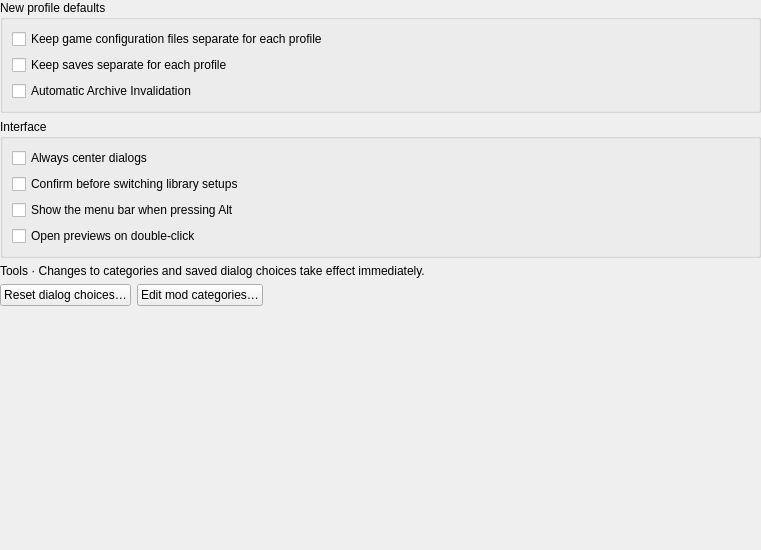
         <widget class="QWidget" name="generalScrollAreaWidgetContents">
          <property name="geometry">
           <rect>
            <x>0</x>
            <y>0</y>
            <width>761</width>
            <height>550</height>
           </rect>
          </property>
          <property name="autoFillBackground">
           <bool>false</bool>
          </property>
          <layout class="QVBoxLayout" name="verticalLayout_8">
           <property name="leftMargin">
            <number>0</number>
           </property>
           <property name="topMargin">
            <number>0</number>
           </property>
           <property name="rightMargin">
            <number>0</number>
           </property>
           <property name="bottomMargin">
            <number>0</number>
           </property>
           <item>
            <widget class="QGroupBox" name="groupBox_8">
             <layout class="QVBoxLayout" name="verticalLayout_11">
              <item>
               <widget class="QCheckBox" name="localINIs">
                <property name="text">
                 <string>Keep game configuration files separate for each profile</string>
                </property>
               </widget>
              </item>
              <item>
               <widget class="QCheckBox" name="localSaves">
                <property name="text">
                 <string>Keep saves separate for each profile</string>
                </property>
               </widget>
              </item>
              <item>
               <widget class="QCheckBox" name="automaticArchiveInvalidation">
                <property name="text">
                 <string>Automatic Archive Invalidation</string>
                </property>
               </widget>
              </item>
             </layout>
             <property name="title">
              <string>New profile defaults</string>
             </property>
            </widget>
           </item>
           <item>
            <widget class="QGroupBox" name="groupBox_9">
             <layout class="QVBoxLayout" name="verticalLayout_14">
              <property name="leftMargin">
               <number>9</number>
              </property>
              <property name="topMargin">
               <number>9</number>
              </property>
              <property name="rightMargin">
               <number>9</number>
              </property>
              <property name="bottomMargin">
               <number>9</number>
              </property>
              <item>
               <widget class="QCheckBox" name="centerDialogs">
                <property name="toolTip">
                 <string>Dialogs will always be centered on the main window, but will remember their size.</string>
                </property>
                <property name="whatsThis">
                 <string>Dialogs will always be centered on the main window, but will remember their size.</string>
                </property>
                <property name="text">
                 <string>Always center dialogs</string>
                </property>
               </widget>
              </item>
              <item>
               <widget class="QCheckBox" name="changeGameConfirmation">
                <property name="text">
                 <string>Confirm before switching library setups</string>
                </property>
               </widget>
              </item>
              <item>
               <widget class="QCheckBox" name="showMenubarOnAlt">
                <property name="toolTip">
                 <string>Show the menubar when the Alt key is pressed</string>
                </property>
                <property name="whatsThis">
                 <string>Show the menubar when the Alt key is pressed</string>
                </property>
                <property name="text">
                 <string>Show the menu bar when pressing Alt</string>
                </property>
               </widget>
              </item>
              <item>
               <widget class="QCheckBox" name="doubleClickPreviews">
                <property name="toolTip">
                 <string>Whether double-clicking on a file opens the preview window or launches the program associated with it. This applies to the Data tab as well as the Conflicts and Filetree tabs in the mod info window.</string>
                </property>
                <property name="text">
                 <string>Open previews on double-click</string>
                </property>
               </widget>
              </item>
             </layout>
             <property name="title">
              <string>Interface</string>
             </property>
            </widget>
           </item>
           <item>
            <widget class="QLabel" name="generalActionsNote">
             <property name="text">
              <string>Tools · Changes to categories and saved dialog choices take effect immediately.</string>
             </property>
             <property name="wordWrap">
              <bool>true</bool>
             </property>
            </widget>
           </item>
           <item>
            <widget class="QWidget" name="widget_10" native="true">
             <layout class="QHBoxLayout" name="horizontalLayout_12">
              <property name="leftMargin">
               <number>0</number>
              </property>
              <property name="topMargin">
               <number>0</number>
              </property>
              <property name="rightMargin">
               <number>0</number>
              </property>
              <property name="bottomMargin">
               <number>0</number>
              </property>
              <item>
               <widget class="QPushButton" name="resetDialogsButton">
                <property name="maximumSize">
                 <size>
                  <width>16777215</width>
                  <height>16777215</height>
                 </size>
                </property>
                <property name="toolTip">
                 <string>Reset all choices made in dialogs.</string>
                </property>
                <property name="whatsThis">
                 <string>Reset all choices made in dialogs.</string>
                </property>
                <property name="text">
                 <string>Reset dialog choices…</string>
                </property>
               </widget>
              </item>
              <item>
               <widget class="QPushButton" name="categoriesBtn">
                <property name="toolTip">
                 <string>Modify the categories available to arrange your mods.</string>
                </property>
                <property name="whatsThis">
                 <string>Modify the categories available to arrange your mods.</string>
                </property>
                <property name="text">
                 <string>Edit mod categories…</string>
                </property>
               </widget>
              </item>
              <item>
               <spacer name="horizontalSpacer_2">
                <property name="orientation">
                 <enum>Qt::Horizontal</enum>
                </property>
                <property name="sizeHint" stdset="0">
                 <size>
                  <width>40</width>
                  <height>20</height>
                 </size>
                </property>
               </spacer>
              </item>
             </layout>
            </widget>
           </item>
           <item>
            <spacer name="verticalSpacer_2">
             <property name="orientation">
              <enum>Qt::Vertical</enum>
             </property>
             <property name="sizeHint" stdset="0">
              <size>
               <width>20</width>
               <height>40</height>
              </size>
             </property>
            </spacer>
           </item>
          </layout>
         </widget>
